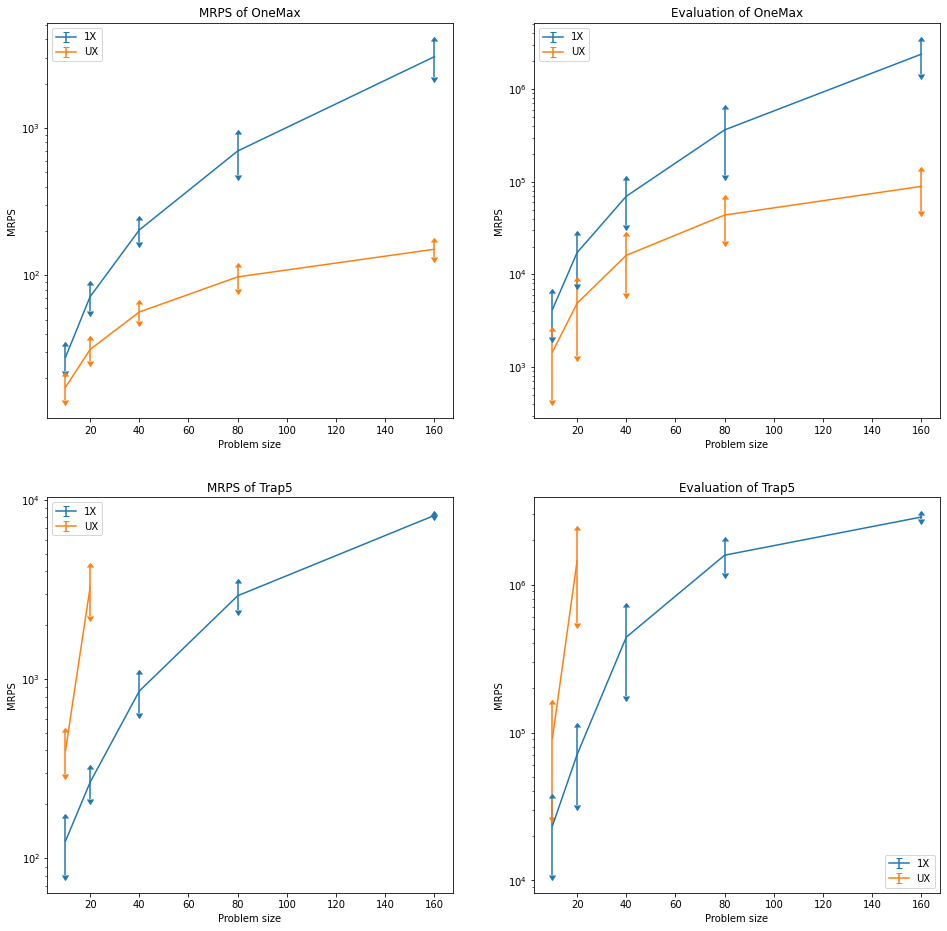

This chart was generated by the following Python code:
import numpy as np
import matplotlib.pyplot as plt

x = [10, 20, 40, 80, 160]
fig, axs = plt.subplots(nrows=2, ncols=2, figsize=(16, 16))

# MRPS
ax = axs[0][0]

# 1X
y1X = [27.8, 71.6, 203.2, 697.6, 3046.4]
y1X_err = [5.33, 14.47, 34.35, 218.82, 844.8]
# UX
yUX = [17.4, 31.4, 56.4, 97.6, 150.4]
yUX_err = [3.23, 4.98, 7.03, 16.32, 17.82]

ax.errorbar(x, y1X, yerr=y1X_err, uplims=True, lolims=True, label='1X')
ax.errorbar(x, yUX, yerr=yUX_err, uplims=True, lolims=True, label='UX')
# ax.set_xscale('log')
ax.set_yscale('log')
ax.set_xlabel('Problem size')
ax.set_ylabel('MRPS')
ax.set_title('MRPS of OneMax')
ax.legend()

# Evaluations
ax = axs[0][1]

# 1X
y1X = [4189.6, 17188.48, 69707.84, 362999.2, 2385399.2]
y1X_err = [2052.12, 9205.26, 35901.83, 243689.93, 919680.75]
# UX
yUX = [1453.12, 4881.92, 16089.12, 43767.84, 89239.84]
yUX_err = [1016.19, 3562.37, 9839.59, 20718.33, 41267.62]

ax.errorbar(x, y1X, yerr=y1X_err, uplims=True, lolims=True, label='1X')
ax.errorbar(x, yUX, yerr=yUX_err, uplims=True, lolims=True, label='UX')
# ax.set_xscale('log')
ax.set_yscale('log')
ax.set_xlabel('Problem size')
ax.set_ylabel('MRPS')
ax.set_title('Evaluation of OneMax')
ax.legend()

### Trap5

# MRPS
ax = axs[1][0]

# 1X
y1X = [124.8, 265.6, 857.6, 2918.4, 8192.0]
y1X_err = [43.85, 51.2, 210.71, 501.66, 0.0]
# UX
yUX = [400.0, 3251.2]
yUX_err = [104.43, 998.4]

ax.errorbar(x, y1X, yerr=y1X_err, uplims=True, lolims=True, label='1X')
ax.errorbar([10, 20], yUX, yerr=yUX_err, uplims=True, lolims=True, label='UX')
# ax.set_xscale('log')
ax.set_yscale('log')
ax.set_xlabel('Problem size')
ax.set_ylabel('MRPS')
ax.set_title('MRPS of Trap5')
ax.legend()

# Evaluations
ax = axs[1][1]

# 1X
y1X = [23405.92, 70874.24, 440847.36, 1579909.44, 2859996.0]
y1X_err = [12491.25, 38262.7, 264417.82, 382582.37, 72778.4]
# UX
yUX = [91791.36, 1445796.96]
yUX_err = [64980.83, 899714.33]

ax.errorbar(x, y1X, yerr=y1X_err, uplims=True, lolims=True, label='1X')
ax.errorbar([10, 20], yUX, yerr=yUX_err, uplims=True, lolims=True, label='UX')
# ax.set_xscale('log')
ax.set_yscale('log')
ax.set_xlabel('Problem size')
ax.set_ylabel('MRPS')
ax.set_title('Evaluation of Trap5')
ax.legend()

plt.show()
